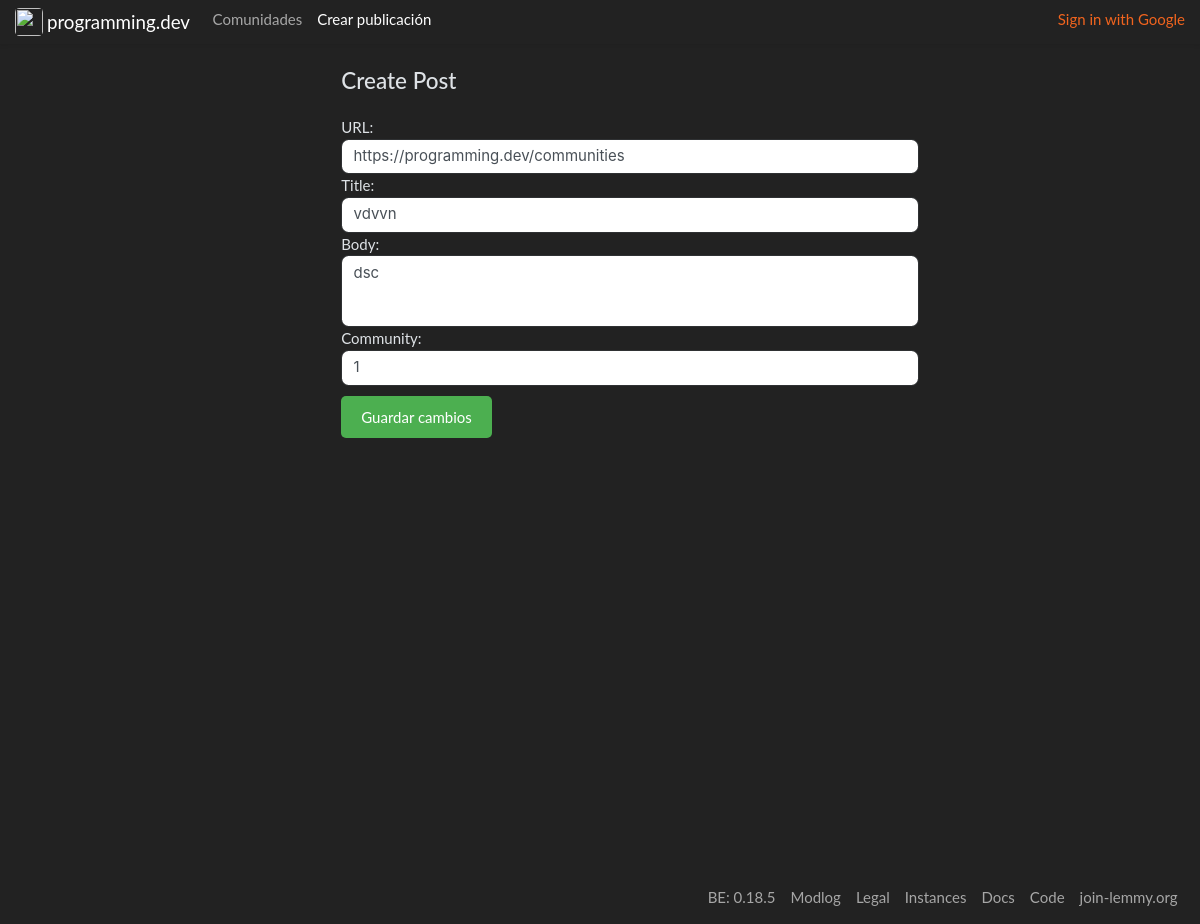
Page /editar_post/8 on the committed database.
### pdclone/models.py (models this page shows)
class Post(models.Model):
    id = models.AutoField(primary_key=True)
    title = models.CharField(max_length=30)
    author = models.ForeignKey(CustomUser, on_delete=models.CASCADE, default="", related_name="posts")
    body = models.CharField(max_length=1000)
    url = models.URLField(blank=True)
    community = models.ForeignKey(Community, on_delete=models.CASCADE, default="", related_name="posts")
    points = models.IntegerField(default=1)
    created_date = models.DateTimeField(auto_now_add=True, editable=False)
    savedBy = models.ManyToManyField(CustomUser)

### pdclone/views.py (the view)
# urls.py: path('editar_post/<int:post_id>', views.editar_post, name='editar_post'),
def editar_post(request, post_id):
    post = Post.objects.get(id=post_id)  # Obtener el post existente
    if request.method == 'POST':
        form = EditPostForm(request.POST)
        if form.is_valid():
            post.url = form.cleaned_data['url']
            post.title = form.cleaned_data['title']
            post.body = form.cleaned_data['body']
            comunityName = form.cleaned_data['community']
            community = Community.objects.get(name=comunityName)
            post.community = community
            post.save()
            return redirect('posts')
    else:
        form = EditPostForm(initial={
            'url': post.url,
            'title': post.title,
            'body': post.body,
            'community': post.community.name,
        })
    return render(request, 'editar_post.html', {'form': form, 'post': post})

### pdclone/forms.py
class EditPostForm(forms.Form):
    url = forms.URLField(
        widget=forms.URLInput(attrs={'class': 'style-86'}),
        label='URL'
    )
    title = forms.CharField(
        max_length=200,
        widget=forms.Textarea(attrs={'class': 'style-98', 'required': 'true', 'rows': '1', 'minlength': '3', 'maxlength': '200'}),
        label='Title'
    )
    body = forms.CharField(
        widget=forms.Textarea(attrs={'class': 'style-98-vis', 'required': 'true', 'rows': '4', 'minlength': '3', 'maxlength': '200'}),
        label='Body'
    )
    community = forms.CharField(
        widget=forms.Textarea(attrs={'class': 'style-98', 'required': 'true', 'rows': '1', 'minlength': '1', 'maxlength': '200'}),
        label='Community'
    )

### pdclone/templates/editar_post.html (shortened to what this page needs)
<html lang="en">
    <head>
    <link rel="stylesheet" type="text/css" href="../../static/styles2.css" />
    <link data-inferno-helmet="true" rel="stylesheet" type="text/css" href="../../static/litely.css" id="default-light" media="(prefers-color-scheme: light)">
    <link data-inferno-helmet="true" rel="stylesheet" type="text/css" href="../../static/darkly.css" id="default-dark" media="(prefers-color-scheme: no-preference), (prefers-color-scheme: dark)">
    </head>
    {% load bootstrap5 %}
<body class="style-0">
    <div class="style-2">
        {% load socialaccount %}
        <div class="style-3" data-bs-theme="light"><button class="style-4" type="button">Jump to content</button>
            <div class="style-5">
                <nav class="style-6"><a class="style-7" aria-current="true" title="A collection of programming communities" href="/">
                        <picture class="style-8">
                            <source srcset="https://programming.dev/pictrs/image/1e947440-0f0d-4768-ba4b-1480551e7cc9.png?format=webp&amp;thumbnail=96" type="image/webp" class="style-9" />
                            <source srcset="https://programming.dev/pictrs/image/1e947440-0f0d-4768-ba4b-1480551e7cc9.png" class="style-10" />
                            <source srcset="https://programming.dev/pictrs/image/1e947440-0f0d-4768-ba4b-1480551e7cc9.png?format=jpg&amp;thumbnail=96" type="image/jpeg" class="style-11" /><img class="style-12" src="https://programming.dev/pictrs/image/1e947440-0f0d-4768-ba4b-1480551e7cc9.png" alt="" title="" loading="lazy" />
                        </picture>programming.dev
                    </a>
                    <div class="style-25">
                        <ul class="style-26">
                            <li class="style-27"><a class="style-28" title="Communities" href="/communities/local">Comunidades</a></li>
                            <li class="style-29"><a class="style-30" title="Create Post" href="" aria-current="true">Crear publicación</a></li>
                            <li class="style-31"><a class="style-32" title="Support Lemmy" href="https://join-lemmy.org/donate"><svg class="style-33">
                                        <use xlink:href="/static/68330f7/assets/symbols.svg#icon-heart" class="style-34"></use>
                                        <div class="style-35">
                                            <title class="style-36">heart</title>
                                        </div>
                                    </svg><span class="style-37">Support Lemmy</span></a></li>
                        </ul>
                        <ul class="style-38">
                            <li class="style-39"><a class="style-40" title="Search" href="/search"><svg class="style-41">
                                        <use xlink:href="/static/68330f7/assets/symbols.svg#icon-search" class="style-42"></use>
                                        <div class="style-43">
                                            <title class="style-44">search</title>
                                        </div>
                                    </svg><span class="style-45">Search</span></a></li>
                            <li class="style-46"><a class="style-47" title="0 Unread Messages" href="/inbox"><svg class="style-48">
                                        <use xlink:href="/static/68330f7/assets/symbols.svg#icon-bell" class="style-49"></use>
                                        <div class="style-50">
                                            <title class="style-51">bell</title>
                                        </div>
                                    </svg><span class="style-52">0 Unread Messages</span></a></li>
                                    {% if user.is_authenticated %}
                                    <button class="btn dropdown-toggle" type="button" aria-expanded="false" data-bs-toggle="dropdown">{{user.username}}</button>
                                    <ul class="dropdown-menu" style="min-width:fit-content;">
                                        <li><a class="dropdown-item px-2" title="Perfil" href="/u/{{user.username}}"><svg class="icon me-1"><use xlink:href="/static/68330f7/assets/symbols.svg#icon-user"></use><div class="visually-hidden"><title>user</title></div></svg>Perfil</a></li>
                                        <li><a class="dropdown-item px-2" title="Configuración" href="/settings"><svg class="icon me-1"><use xlink:href="/static/68330f7/assets/symbols.svg#icon-settings"></use><div class="visually-hidden"><title>settings</title></div></svg>Configuración</a></li>
                                        <li><a class="dropdown-item px-2" title="Cerrar sesión" href="/logout"><svg class="icon me-1"><use xlink:href="/static/68330f7/assets/symbols.svg#icon-log-out"></use><div class="visually-hidden"><title>log-out</title></div></svg>Cerrar sesión</a></li>
                                    </ul>
                                     {% else %}
                                    <a href="{% provider_login_url 'google' action='reauthenticate' %}">Sign in with Google</a>
                                    {% endif %}
                                </ul>
                    </div>
                </nav>
            </div>
            <div class="style-76">
                <div tabindex="-1" class="style-77">
                    <div class="style-78">
                        <div class="style-79">
                            <div class="style-80">
                                <h1 class="style-81">Create Post</h1>
                                <form class="style-82"  method="post" action="{% url 'editar_post' post.id %}">
                                    {{ form.url.label_tag }} {{ form.url }}
                                    {{ form.title.label_tag }} {{ form.title }}
                                    {{ form.body.label_tag }} {{ form.body }}
                                    {{ form.community.label_tag }} {{ form.community }}
                                    <div class="style-241">
                                        <div class="style-242" style="margin-top: 10;"><input class="style-243" type="submit" value="Guardar cambios"></div>
                                    </div>
                                </form>
                            </div>
                        </div>
                    </div>
                </div>
            </div>
            <footer class="style-244">
                <div class="style-245">
                    <ul class="style-246">
                        <li class="style-247"><span class="style-248">BE: 0.18.5</span></li>
                        <li class="style-249"><a class="style-250" href="/modlog">Modlog</a></li>
                        <li class="style-251"><a class="style-252" href="/legal">Legal</a></li>
                        <li class="style-253"><a class="style-254" href="/instances">Instances</a></li>
                        <li class="style-255"><a class="style-256" href="https://join-lemmy.org/docs/en/index.html">Docs</a></li>
                        <li class="style-257"><a class="style-258" href="https://github.com/LemmyNet">Code</a></li>
                        <li class="style-259"><a class="style-260" href="https://join-lemmy.org">join-lemmy.org</a></li>
                    </ul>
                </div>
            </footer>
        </div>
    </div> <iframe height="1" width="1" class="style-261"></iframe>
</body>
</html>

### rows in the picture
Post: url "https://programming.dev/communities", title "vdvvn", body "dsc", community "1"
